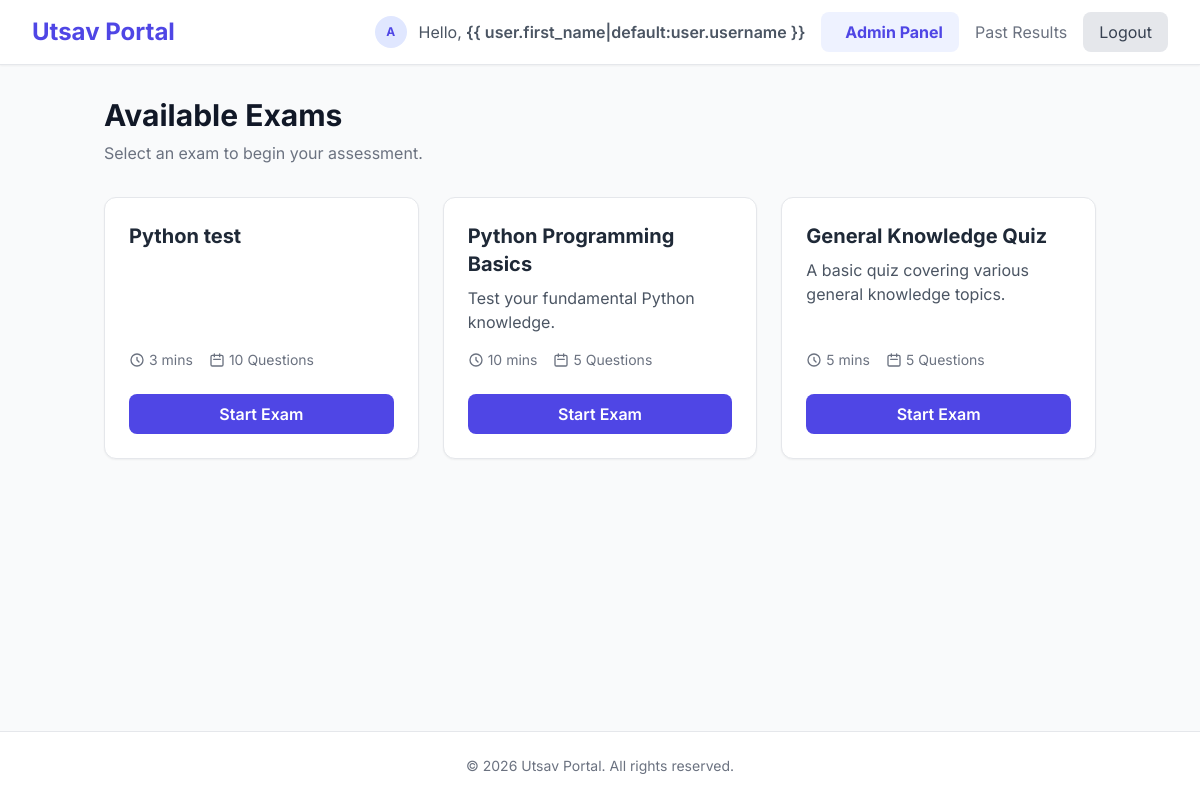
The app's page /home/ (signed in) with its own data.
### exam_app/models.py (models this page shows, shortened)
class Exam(models.Model):
    title = models.CharField(max_length=200)
    description = models.TextField(blank=True)
    duration_minutes = models.PositiveIntegerField(default=30)
    total_questions = models.PositiveIntegerField(default=0)
    pass_marks = models.PositiveIntegerField(default=0)
    created_at = models.DateTimeField(auto_now_add=True)

### exam_app/views.py (the view)
# urls.py: path('home/', views.home, name='home'),
@login_required
def home(request):
    exams = Exam.objects.all().order_by('-created_at')
    return render(request, 'home.html', {'exams': exams})

### exam_app/templates/home.html (shortened to what this page needs)
{% extends 'base.html' %}
{% block content %}
<div class="mb-8">
    <h1 class="text-3xl font-bold text-gray-900">Available Exams</h1>
    <p class="text-gray-500 mt-2">Select an exam to begin your assessment.</p>
</div>
{% if exams %}
<div class="grid grid-cols-1 md:grid-cols-2 lg:grid-cols-3 gap-6">
    {% for exam in exams %}
    <div class="bg-white rounded-xl shadow-sm border p-6 flex flex-col hover:shadow-md transition">
        <h2 class="text-xl font-bold text-gray-800 mb-2">{{ exam.title }}</h2>
        <p class="text-gray-600 mb-4 flex-grow">{{ exam.description|truncatewords:20 }}</p>
        <div class="flex items-center space-x-4 mb-6 text-sm text-gray-500">
            <span class="flex items-center">
                <svg class="w-4 h-4 mr-1" fill="none" stroke="currentColor" viewBox="0 0 24 24">
                    <path stroke-linecap="round" stroke-linejoin="round" stroke-width="2"
                        d="M12 8v4l3 3m6-3a9 9 0 11-18 0 9 9 0 0118 0z"></path>
                </svg>
                {{ exam.duration_minutes }} mins
            </span>
            <span class="flex items-center">
                <svg class="w-4 h-4 mr-1" fill="none" stroke="currentColor" viewBox="0 0 24 24">
                    <path stroke-linecap="round" stroke-linejoin="round" stroke-width="2"
                        d="M8 7V3m8 4V3m-9 8h10M5 21h14a2 2 0 002-2V7a2 2 0 00-2-2H5a2 2 0 00-2 2v12a2 2 0 002 2z">
                    </path>
                </svg>
                {{ exam.questions.count }} Questions
            </span>
        </div>
        <a href="{% url 'exam_instructions' exam.id %}"
            class="block text-center bg-indigo-600 text-white font-semibold py-2 rounded-lg hover:bg-indigo-700 transition">Start
            Exam</a>
    </div>
    {% endfor %}
</div>
{% else %}
<div class="bg-white rounded-xl p-12 text-center border">
    <p class="text-gray-500 text-lg">No exams are currently available. Check back later!</p>
</div>
{% endif %}
{% endblock %}

### exam_app/templates/base.html (shortened to what this page needs)
<!DOCTYPE html>
<html lang="en">
<head>
    <script src="https://cdn.tailwindcss.com"></script>
</head>
<body class="bg-gray-50 min-h-screen flex flex-col">
    {% block navbar %}
    <nav class="bg-white shadow-sm border-b">
        <div class="max-w-7xl mx-auto px-4 sm:px-6 lg:px-8">
            <div class="flex justify-between h-16 items-center">
                <div class="flex items-center">
                    <a href="{% url 'landing' %}" class="text-2xl font-bold text-indigo-600">Utsav Portal</a>
                </div>
                <div class="flex items-center space-x-4">
                    {% if user.is_authenticated %}
                    <div class="flex items-center space-x-3">
                        {% if user.profile and user.profile.profile_pic %}
                        <img src="{{ user.profile.profile_pic.url }}"
                            class="w-8 h-8 rounded-full border border-gray-200">
                        {% else %}
                        <div
                            class="w-8 h-8 bg-indigo-100 rounded-full flex items-center justify-center text-indigo-600 font-bold text-xs">
                            {{ user.first_name|default:user.username|first|upper }}</div>
                        {% endif %}
                        <span class="text-gray-600">Hello, <span class="font-semibold">{{
                                user.first_name|default:user.username }}</span></span>
                    </div>
                    {% if user.is_staff %}
                    <a href="{% url 'admin_dashboard' %}"
                        class="bg-indigo-50 text-indigo-600 px-4 py-2 rounded-lg hover:bg-indigo-100 transition font-bold flex items-center">
                         Admin Panel
                    </a>
                    {% endif %}
                    <a href="{% url 'results' %}" class="text-gray-500 hover:text-indigo-600">Past Results</a>
                    <form action="{% url 'logout' %}" method="post" class="inline">
                        <button type="submit"
                            class="bg-gray-200 text-gray-700 px-4 py-2 rounded-lg hover:bg-gray-300 transition">Logout</button>
                    </form>
                    {% else %}
                    <a href="{% url 'login' %}" class="text-gray-500 hover:text-indigo-600">Login</a>
                    <a href="{% url 'register' %}"
                        class="bg-indigo-600 text-white px-4 py-2 rounded-lg hover:bg-indigo-700 transition">Register</a>
                    {% endif %}
                </div>
            </div>
        </div>
    </nav>
    {% endblock %}
    <main class="flex-grow container mx-auto px-4 py-8 max-w-5xl">
        {% block content %}{% endblock %}
    </main>
    <footer class="bg-white border-t py-6 mt-12">
        <div class="container mx-auto px-4 text-center text-gray-500 text-sm">
            &copy; 2026 Utsav Portal. All rights reserved.
        </div>
    </footer>
</body>
</html>

### exam_app/templates/base.html (style rules this page uses)
body { font-family: 'Inter', sans-serif; }

### records on screen
Exam: title "Python test", duration_minutes "3", questions.count "10"
Exam: title "Python Programming Basics", description "Test your fundamental Python knowledge.", duration_minutes "10", questions.count "5"
Exam: title "General Knowledge Quiz", description "A basic quiz covering various general knowledge topics.", duration_minutes "5", questions.count "5"

### other values on screen
{{ user.first_name|default:user.username|first|upper }} "A"
